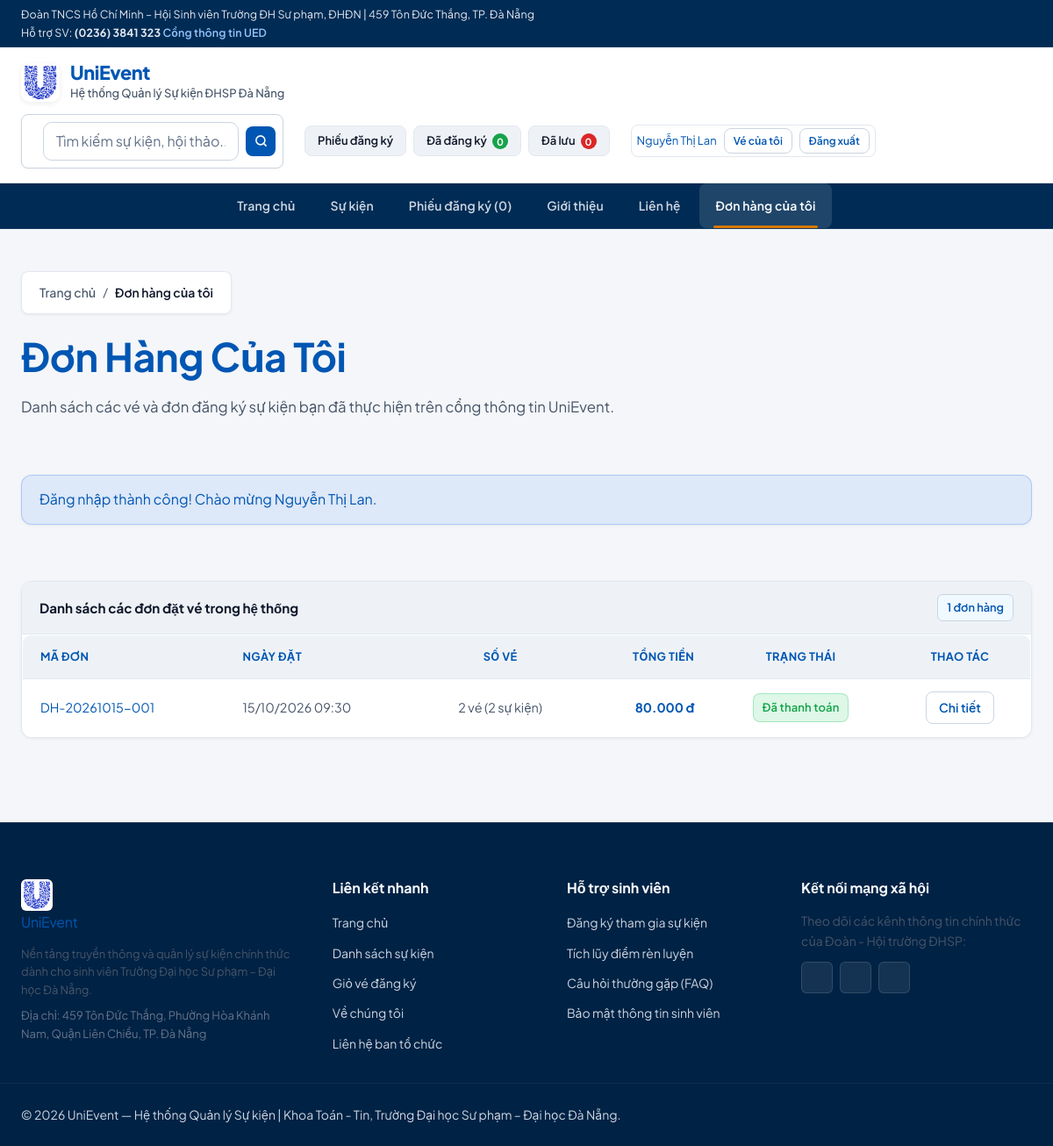
Before: /don-hang.php (signed in) with the older database file.
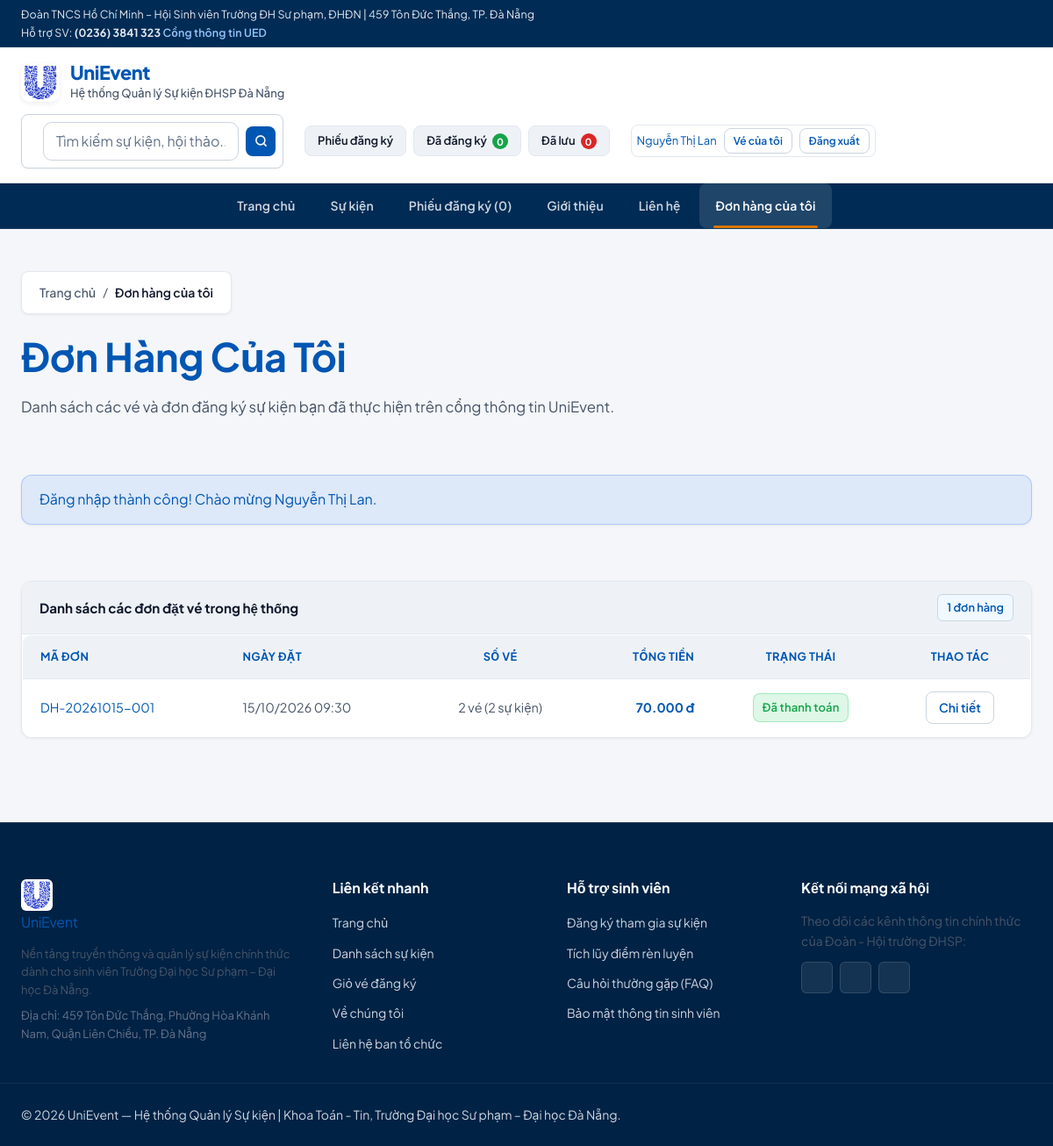
After: the same page with the newer database file.
### tables this page shows
CREATE TABLE nguoi_dung (
  id            INT UNSIGNED AUTO_INCREMENT PRIMARY KEY,
  email         VARCHAR(150) NOT NULL UNIQUE,
  ho_ten        VARCHAR(100) NOT NULL,
  mat_khau      VARCHAR(255) NOT NULL,
  vai_tro       ENUM('quan_tri', 'khach_hang') NOT NULL DEFAULT 'khach_hang',
  so_dien_thoai VARCHAR(20) NULL,
  ngay_tao      DATETIME NOT NULL DEFAULT CURRENT_TIMESTAMP
);

CREATE TABLE don_hang (
  id            INT UNSIGNED AUTO_INCREMENT PRIMARY KEY,
  nguoi_dung_id INT UNSIGNED NOT NULL,
  ma_don        VARCHAR(30) NOT NULL UNIQUE,
  ngay_dat      DATETIME NOT NULL DEFAULT CURRENT_TIMESTAMP,
  tong_tien     INT UNSIGNED NOT NULL DEFAULT 0,
  trang_thai    ENUM('cho_xac_nhan', 'da_thanh_toan', 'hoan_thanh', 'da_huy') NOT NULL DEFAULT 'cho_xac_nhan',
  ghi_chu       TEXT NULL,
  FOREIGN KEY (nguoi_dung_id) REFERENCES nguoi_dung(id) ON DELETE RESTRICT,
  INDEX idx_don_hang_nguoi_dung (nguoi_dung_id, ngay_dat)
);

### inc/ham.php (called while the page is built, shortened)
<?php
function e(mixed $chuoi): string
{
    return htmlspecialchars((string)($chuoi ?? ''), ENT_QUOTES | ENT_SUBSTITUTE, 'UTF-8');
}
function vnd(int|float $so): string
{
    return number_format($so, 0, ',', '.') . ' đ';
}
function laAdmin(): bool
{
    return laQuanTri();
}
function tenNguoiDung(): string
{
    $nd = nguoiDung();
    if ($nd !== null) {
        return (string)($nd['ho_ten'] ?? $nd['email'] ?? 'Người dùng');
    }
    return '';
}

### inc/xac-thuc.php (called while the page is built, shortened)
<?php
function nguoiDung(): ?array
{
    static $nguoiDungCache = null;
    static $daDoc = false;
    if ($daDoc) {
        return $nguoiDungCache;
    }
    $uid = filter_var($_SESSION['uid'] ?? null, FILTER_VALIDATE_INT);
    try {
        $st = db()->prepare('SELECT id, email, ho_ten, vai_tro, so_dien_thoai, ngay_tao FROM nguoi_dung WHERE id = ?');
        $st->execute([$uid]);
        $nd = $st->fetch();
        if ($nd === false) {
            unset($_SESSION['uid']);
            $nguoiDungCache = null;
        } else {
            $nguoiDungCache = $nd;
        }
    } catch (Throwable $e) {
        error_log('Lỗi đọc tài khoản người dùng: ' . $e->getMessage());
        $nguoiDungCache = null;
    }
    $daDoc = true;
    return $nguoiDungCache;
}
function daDangNhap(): bool
{
    return nguoiDung() !== null;
}
function idNguoiDung(): ?int
{
    $nd = nguoiDung();
    return isset($nd['id']) ? (int)$nd['id'] : null;
}
function laQuanTri(): bool
{
    $nd = nguoiDung();
    return $nd !== null && ($nd['vai_tro'] ?? '') === 'quan_tri';
}
function yeuCauDangNhap(): void
{
    if (!daDangNhap()) {
        $_SESSION['flash'] = 'Vui lòng đăng nhập để tiếp tục thao tác này.';
        header('Location: dang-nhap.php');
        exit;
    }
}

### inc/db.php (called while the page is built, shortened)
<?php
function db(): PDO
{
    static $pdo = null;
    if ($pdo === null) {
        $host = '127.0.0.1';
        $port = '3306';
        $dbname = 'ltweb_nhom14';
        $charset = 'utf8mb4';
        $user = 'root';
        $pass = '';
        $dsn = "mysql:host={$host};port={$port};dbname={$dbname};charset={$charset}";
        $options = [
            PDO::ATTR_ERRMODE => PDO::ERRMODE_EXCEPTION,
            PDO::ATTR_DEFAULT_FETCH_MODE => PDO::FETCH_ASSOC,
            PDO::ATTR_EMULATE_PREPARES => false,
        ];
        try {
            $pdo = new PDO($dsn, $user, $pass, $options);
        } catch (PDOException $e) {
            error_log(sprintf(
                "[%s] Lỗi kết nối CSDL MySQL: %s",
                date('Y-m-d H:i:s'),
                $e->getMessage()
            ));
            http_response_code(500);
            $uri = $_SERVER['REQUEST_URI'] ?? '';
            $accept = $_SERVER['HTTP_ACCEPT'] ?? '';
            $laApi = (strpos($uri, '/api/') !== false) || (strpos($accept, 'application/json') !== false);
            if ($laApi) {
                header('Content-Type: application/json; charset=utf-8');
                echo json_encode([
                    'thanh_cong' => false,
                    'loi'        => 'Không thể kết nối đến máy chủ cơ sở dữ liệu. Vui lòng kiểm tra dịch vụ MySQL.',
                    'ma_loi'     => 500,
                ], JSON_UNESCAPED_UNICODE);
                exit;
            }
            if (file_exists(__DIR__ . '/../500.php')) {
                require __DIR__ . '/../500.php';
            } else {
                echo "<!DOCTYPE html><html lang='vi'><head><meta charset='utf-8'><title>500 - Sự cố máy chủ</title></head><body><h1>500 - Sự cố kết nối máy chủ</h1><p>Hệ thống tạm thời gián đoạn. Vui lòng thử lại sau.</p></body></html>";
            }
            exit;
        }
    }
    return $pdo;
}

### don-hang.php (the view, shortened to what the rows shown need)
<?php
require_once __DIR__ . '/inc/config.php';
yeuCauDangNhap();
$nd      = nguoiDung();
$uid     = (int)($nd['id'] ?? 0);
$laAdmin = laQuanTri();
    ?>
    <?php
if ($laAdmin) {
    $sql = 'SELECT d.*, u.ho_ten, u.email,
                   COUNT(ct.su_kien_id) AS so_mon,
                   COALESCE(SUM(ct.so_luong), 0) AS tong_ve
            FROM don_hang d
            JOIN nguoi_dung u ON d.nguoi_dung_id = u.id
            LEFT JOIN chi_tiet_don ct ON d.id = ct.don_hang_id
            GROUP BY d.id
            ORDER BY d.ngay_dat DESC';
    $st = db()->query($sql);
    $danhSachDon = $st->fetchAll();
} else {
    $sql = 'SELECT d.*, u.ho_ten, u.email,
                   COUNT(ct.su_kien_id) AS so_mon,
                   COALESCE(SUM(ct.so_luong), 0) AS tong_ve
            FROM don_hang d
            JOIN nguoi_dung u ON d.nguoi_dung_id = u.id
            LEFT JOIN chi_tiet_don ct ON d.id = ct.don_hang_id
            WHERE d.nguoi_dung_id = ?
            GROUP BY d.id
            ORDER BY d.ngay_dat DESC';
    $st = db()->prepare($sql);
    $st->execute([$uid]);
    $danhSachDon = $st->fetchAll();
}
require __DIR__ . '/inc/header.php';
?>
<main class="vung-chinh noi-dung-chinh container py-5">
  <div class="trang-tieu-de mb-4">
    <h1 class="font-hien-thi fw-800 text-chinh mb-2"><?= $laAdmin ? 'Quản Trị Toàn Bộ Đơn Hàng' : 'Đơn Hàng Của Tôi' ?></h1>
  </div>
  <?php if (empty($danhSachDon)): ?>
    <div class="p-5 text-center my-4" style="background:var(--nen-surface); border-radius:16px; border:1px dashed var(--border-dam); box-shadow:var(--shadow-sm);">
      <div style="margin-bottom:1rem; color:var(--mau-chinh);"><?= uiIcon('box', '', 48) ?></div>
      <h2 class="h4" style="color:var(--mau-chinh-toi); font-weight:700;">Bạn chưa có đơn đặt vé nào</h2>
      <p class="text-phu mb-4" style="max-width:500px; margin-left:auto; margin-right:auto;">
        Hãy duyệt danh sách sự kiện hấp dẫn và đăng ký vé tham gia để theo dõi đơn hàng tại đây.
      </p>
      <a href="danh-sach.php" class="nut-bam nut-nhan" style="padding: 10px 24px;">Khám phá sự kiện ngay</a>
    </div>
  <?php else: ?>
    <div class="bang-card mb-4">
      <div class="bang-card__header">
        <h2 class="bang-card__tieu-de">
          <span>Danh sách các đơn đặt vé trong hệ thống</span>
        </h2>
      </div>
      <div class="bang-wrapper">
        <table style="width:100%; min-width: 700px;">
        <thead>
          <tr>
            <th scope="col">Mã đơn</th>
            <th scope="col">Ngày đặt</th>
            <th scope="col" style="text-align:center;">Số vé</th>
            <th scope="col" style="text-align:right;">Tổng tiền</th>
            <th scope="col" style="text-align:center;">Trạng thái</th>
            <th scope="col" style="text-align:center;">Thao tác</th>
          </tr>
        </thead>
        <tbody>
          <?php foreach ($danhSachDon as $d): ?>
            <?php
            $nhanTrangThai = [
                'cho_xac_nhan'  => ['Chờ xác nhận', 'rgba(245,158,11,0.15)', '#d97706', 'rgba(245,158,11,0.3)'],
                'da_thanh_toan' => ['Đã thanh toán', 'rgba(34,197,94,0.15)', '#16a34a', 'rgba(34,197,94,0.3)'],
                'hoan_thanh'    => ['Hoàn thành', 'rgba(59,130,246,0.15)', '#2563eb', 'rgba(59,130,246,0.3)'],
                'da_huy'        => ['Đã hủy', 'rgba(239,68,68,0.15)', '#ef4444', 'rgba(239,68,68,0.3)'],
            ];
            $tt = $nhanTrangThai[$d['trang_thai']] ?? ['Không rõ', 'var(--nen-section)', 'var(--chu-phu)', 'var(--border-nhat)'];
            ?>
            <tr>
              <td>
                <a href="don-hang.php?id=<?= $d['id'] ?>" class="fw-bold" style="color:var(--mau-chinh); text-decoration:none;">
                  <?= e($d['ma_don']) ?>
                </a>
              </td>
              <td>
                <?= uiIcon('clock', 'icon-muted', 13) ?> <?= date('d/m/Y H:i', strtotime($d['ngay_dat'])) ?>
              </td>
              <td style="text-align:center;">
                <?= $d['tong_ve'] ?> vé (<?= $d['so_mon'] ?> sự kiện)
              </td>
              <td style="text-align:right; font-weight:700; color:var(--mau-chinh);">
                <?= vnd((int)$d['tong_tien']) ?>
              </td>
              <td style="text-align:center;">
                <?php if ($laAdmin): ?>
                  <form action="don-hang.php" method="POST" style="margin:0; display:inline-flex; gap:6px; align-items:center;">
                    <input type="hidden" name="don_id" value="<?= $d['id'] ?>">
                    <select name="trang_thai" class="form-control" style="font-size:0.75rem; padding:4px 6px; border-radius:6px; border:1px solid var(--border-nhat);">
                      <option value="cho_xac_nhan" <?= $d['trang_thai'] === 'cho_xac_nhan' ? 'selected' : '' ?>>Chờ xác nhận</option>
                      <option value="da_thanh_toan" <?= $d['trang_thai'] === 'da_thanh_toan' ? 'selected' : '' ?>>Đã thanh toán</option>
                      <option value="hoan_thanh" <?= $d['trang_thai'] === 'hoan_thanh' ? 'selected' : '' ?>>Hoàn thành</option>
                      <option value="da_huy" <?= $d['trang_thai'] === 'da_huy' ? 'selected' : '' ?>>Đã hủy</option>
                    </select>
                    <button type="submit" class="nut-bam nut-phu nut-nho" style="padding:4px 8px; font-size:0.75rem;">Lưu</button>
                  </form>
                <?php else: ?>
                  <span class="badge" style="background:<?= $tt[1] ?>; color:<?= $tt[2] ?>; border:1px solid <?= $tt[3] ?>; padding:5px 10px; font-weight:600; border-radius:var(--radius-pill);">
                    <?= e($tt[0]) ?>
                  </span>
                <?php endif; ?>
              </td>
              <td style="text-align:center;">
                <a href="don-hang.php?id=<?= $d['id'] ?>" class="nut-bam nut-phu nut-nho" style="padding:6px 14px;">
                  Chi tiết
                </a>
              </td>
            </tr>
          <?php endforeach; ?>
        </tbody>
      </table>
      </div>
    </div>
  <?php endif; ?>
</main>
<?php require __DIR__ . '/inc/footer.php'; ?>

### inc/header.php (shortened to what the rows shown need)
<?php
$goc ??= '';
$duongDanHienTai = $_SERVER['SCRIPT_NAME'] ?? '';
$laTrangHung = str_contains($duongDanHienTai, '3120224065_Hung');
$laDarkHung = $laTrangHung && ((isset($bodyClass) && str_contains((string)$bodyClass, 'dark-theme')) || (($_COOKIE['hung_theme'] ?? '') === 'dark'));
$lopBody = trim($bodyClass ?? '');
?>
<!DOCTYPE html>
<html lang="vi" <?= $laDarkHung ? 'class="dark-theme" data-theme="dark"' : '' ?>>
<head>
  <?php
    $cssV = static function(string $tep) use ($goc): string {
        $duongDan = __DIR__ . '/../' . ltrim($tep, '/');
        $ver = file_exists($duongDan) ? filemtime($duongDan) : time();
        return $goc . $tep . '?v=' . $ver;
    };
  ?>
  <link rel="stylesheet" href="<?= $cssV('css/01-bien.css') ?>">
  <link rel="stylesheet" href="<?= $cssV('css/02-chuan-hoa.css') ?>">
  <link rel="stylesheet" href="<?= $cssV('css/03-bo-cuc.css') ?>">
  <link rel="stylesheet" href="<?= $cssV('css/04-thanh-phan.css') ?>">
  <link rel="stylesheet" href="<?= $cssV('css/05-tien-ich.css') ?>">
</head>
<body class="trang <?= e($lopBody) ?>" data-user-id="<?= idNguoiDung() ?? '' ?>">
  <header class="vung-dau">
    <div class="container site-header__inner">
      <div class="header-phai">
        <div class="header-tai-khoan-wrap">
        <?php if (daDangNhap()): ?>
          <?php if (laAdmin()): ?>
            <div class="tai-khoan-admin" role="group" aria-label="Tài khoản Quản trị">
              <span class="badge-quantri" title="Quản trị viên hệ thống"><?= uiIcon("shield", "icon-brand", 14) ?> <?= e(tenNguoiDung()) ?></span>
              <a href="<?= $goc ?>quan-tri.php" class="nut-bam nut-phu nut-nho" style="padding: 4px 8px; font-size: 0.75rem;" title="Mở trang Quản trị">Quản trị</a>
              <a href="<?= $goc ?>don-hang.php" class="nut-bam nut-phu nut-nho" style="padding: 4px 8px; font-size: 0.75rem;" title="Xem các đơn hàng">Đơn hàng</a>
              <a href="<?= $goc ?>dang-xuat.php" class="nut-bam nut-canh-bao nut-nho" style="padding: 4px 8px; font-size: 0.75rem;" title="Đăng xuất khỏi hệ thống">Thoát</a>
            </div>
          <?php else: ?>
            <div class="tai-khoan-sinhvien d-flex align-items-center gap-2" role="group" aria-label="Tài khoản Sinh viên">
              <span class="fw-bold" style="font-size: 0.8125rem; color: var(--mau-chinh);"><?= uiIcon("user", "icon-brand", 15) ?> <?= e(tenNguoiDung()) ?></span>
              <a href="<?= $goc ?>don-hang.php" class="nut-bam nut-phu nut-nho" style="padding: 4px 10px; font-size: 0.75rem;" title="Xem vé đã đặt">Vé của tôi</a>
              <a href="<?= $goc ?>dang-xuat.php" class="nut-bam nut-canh-bao nut-nho" style="padding: 4px 10px; font-size: 0.75rem;" title="Đăng xuất tài khoản">Đăng xuất</a>
            </div>
          <?php endif; ?>
        <?php endif; ?>
        </div>
      </div>
    </div>
  </header>

Changed rows visible on the page:
changed don_hang "DH-20261015-001": tong_tien "80.000 đ" → "70.000 đ"
